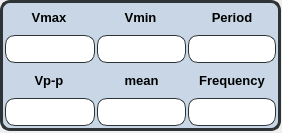
<?xml version="1.0" encoding="UTF-8"?>
<ui version="4.0">
 <class>measure</class>
 <widget class="QWidget" name="measure">
  <property name="geometry">
   <rect>
    <x>0</x>
    <y>0</y>
    <width>282</width>
    <height>133</height>
   </rect>
  </property>
  <property name="windowTitle">
   <string>Form</string>
  </property>
  <widget class="QFrame" name="frame">
   <property name="geometry">
    <rect>
     <x>0</x>
     <y>0</y>
     <width>281</width>
     <height>131</height>
    </rect>
   </property>
   <property name="styleSheet">
    <string notr="true">#frame{border:3px solid;
border-radius:10px;
border-color: rgb(46, 52, 54);
background-color: rgba(114, 159, 207,80);}
#lineEdit{border:1px solid;
border-radius:10px;
border-color: rgb(46, 52, 54);}
#lineEdit_2{border:1px solid;
border-radius:10px;
border-color: rgb(46, 52, 54);}
#lineEdit_3{border:1px solid;
border-radius:10px;
border-color: rgb(46, 52, 54);}
#lineEdit_4{border:1px solid;
border-radius:10px;
border-color: rgb(46, 52, 54);}
#lineEdit_5{border:1px solid;
border-radius:10px;
border-color: rgb(46, 52, 54);}
#lineEdit_6{border:1px solid;
border-radius:10px;
border-color: rgb(46, 52, 54);}</string>
   </property>
   <property name="frameShape">
    <enum>QFrame::StyledPanel</enum>
   </property>
   <property name="frameShadow">
    <enum>QFrame::Raised</enum>
   </property>
   <layout class="QGridLayout" name="gridLayout">
    <property name="leftMargin">
     <number>2</number>
    </property>
    <property name="topMargin">
     <number>2</number>
    </property>
    <property name="rightMargin">
     <number>2</number>
    </property>
    <property name="bottomMargin">
     <number>2</number>
    </property>
    <property name="horizontalSpacing">
     <number>2</number>
    </property>
    <item row="1" column="2">
     <widget class="QLineEdit" name="lineEdit_2">
      <property name="minimumSize">
       <size>
        <width>0</width>
        <height>28</height>
       </size>
      </property>
      <property name="font">
       <font>
        <pointsize>5</pointsize>
       </font>
      </property>
     </widget>
    </item>
    <item row="1" column="0" colspan="2">
     <widget class="QLineEdit" name="lineEdit">
      <property name="minimumSize">
       <size>
        <width>0</width>
        <height>28</height>
       </size>
      </property>
      <property name="font">
       <font>
        <pointsize>5</pointsize>
       </font>
      </property>
     </widget>
    </item>
    <item row="3" column="0" colspan="2">
     <widget class="QLineEdit" name="lineEdit_3">
      <property name="minimumSize">
       <size>
        <width>0</width>
        <height>28</height>
       </size>
      </property>
      <property name="font">
       <font>
        <pointsize>5</pointsize>
       </font>
      </property>
     </widget>
    </item>
    <item row="2" column="0">
     <widget class="QLabel" name="label_3">
      <property name="font">
       <font>
        <pointsize>10</pointsize>
        <weight>75</weight>
        <bold>true</bold>
       </font>
      </property>
      <property name="styleSheet">
       <string notr="true"/>
      </property>
      <property name="text">
       <string>Vp-p</string>
      </property>
      <property name="alignment">
       <set>Qt::AlignCenter</set>
      </property>
     </widget>
    </item>
    <item row="3" column="2">
     <widget class="QLineEdit" name="lineEdit_4">
      <property name="minimumSize">
       <size>
        <width>0</width>
        <height>28</height>
       </size>
      </property>
      <property name="font">
       <font>
        <pointsize>5</pointsize>
       </font>
      </property>
     </widget>
    </item>
    <item row="0" column="1" colspan="2">
     <widget class="QLabel" name="label_2">
      <property name="sizePolicy">
       <sizepolicy hsizetype="Expanding" vsizetype="Preferred">
        <horstretch>0</horstretch>
        <verstretch>0</verstretch>
       </sizepolicy>
      </property>
      <property name="font">
       <font>
        <pointsize>10</pointsize>
        <weight>75</weight>
        <bold>true</bold>
       </font>
      </property>
      <property name="styleSheet">
       <string notr="true"/>
      </property>
      <property name="text">
       <string>Vmin</string>
      </property>
      <property name="alignment">
       <set>Qt::AlignCenter</set>
      </property>
     </widget>
    </item>
    <item row="0" column="0">
     <widget class="QLabel" name="label">
      <property name="sizePolicy">
       <sizepolicy hsizetype="Expanding" vsizetype="Preferred">
        <horstretch>0</horstretch>
        <verstretch>0</verstretch>
       </sizepolicy>
      </property>
      <property name="font">
       <font>
        <pointsize>10</pointsize>
        <weight>75</weight>
        <bold>true</bold>
       </font>
      </property>
      <property name="styleSheet">
       <string notr="true"/>
      </property>
      <property name="text">
       <string>Vmax</string>
      </property>
      <property name="alignment">
       <set>Qt::AlignCenter</set>
      </property>
     </widget>
    </item>
    <item row="2" column="2">
     <widget class="QLabel" name="label_6">
      <property name="font">
       <font>
        <pointsize>10</pointsize>
        <weight>75</weight>
        <bold>true</bold>
       </font>
      </property>
      <property name="styleSheet">
       <string notr="true"/>
      </property>
      <property name="text">
       <string>mean</string>
      </property>
      <property name="alignment">
       <set>Qt::AlignCenter</set>
      </property>
     </widget>
    </item>
    <item row="0" column="3">
     <widget class="QLabel" name="label_5">
      <property name="font">
       <font>
        <pointsize>10</pointsize>
        <weight>75</weight>
        <bold>true</bold>
       </font>
      </property>
      <property name="styleSheet">
       <string notr="true"/>
      </property>
      <property name="text">
       <string>Period</string>
      </property>
      <property name="alignment">
       <set>Qt::AlignCenter</set>
      </property>
     </widget>
    </item>
    <item row="1" column="3">
     <widget class="QLineEdit" name="lineEdit_5">
      <property name="minimumSize">
       <size>
        <width>0</width>
        <height>28</height>
       </size>
      </property>
      <property name="font">
       <font>
        <pointsize>5</pointsize>
       </font>
      </property>
     </widget>
    </item>
    <item row="2" column="3">
     <widget class="QLabel" name="label_4">
      <property name="font">
       <font>
        <pointsize>10</pointsize>
        <weight>75</weight>
        <bold>true</bold>
       </font>
      </property>
      <property name="styleSheet">
       <string notr="true"/>
      </property>
      <property name="text">
       <string>Frequency</string>
      </property>
      <property name="alignment">
       <set>Qt::AlignCenter</set>
      </property>
     </widget>
    </item>
    <item row="3" column="3">
     <widget class="QLineEdit" name="lineEdit_6">
      <property name="minimumSize">
       <size>
        <width>0</width>
        <height>28</height>
       </size>
      </property>
      <property name="font">
       <font>
        <pointsize>5</pointsize>
       </font>
      </property>
     </widget>
    </item>
   </layout>
  </widget>
 </widget>
 <resources/>
 <connections/>
</ui>
